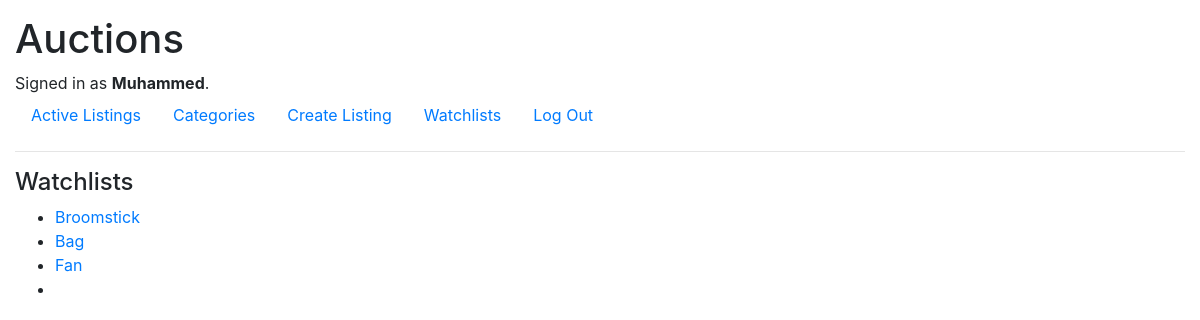
Screenshot of /watchlist (signed in) with the database file from the repository.
### auctions/models.py (models this page shows, shortened)
class User(AbstractUser):
    pass

class Auction(models.Model):
    title = models.CharField(max_length=30)
    description = models.CharField(max_length=100)
    current_price = models.DecimalField(max_digits=10, decimal_places=2)
    photo_url = models.SlugField(max_length=500, blank=True)
    category = models.CharField(max_length=20, blank=True)
    owner = models.ForeignKey(User, on_delete=models.CASCADE, related_name="listings")
    active = models.BooleanField()
    created_on = models.DateTimeField()

### auctions/views.py (the view)
# urls.py: path("watchlist", views.watchlist, name="watchlist"),
@login_required(login_url="auctions/login.html")
def watchlist(request):
    user = User.objects.filter(username=request.user.username).first()
    listings = user.watchlists.all()
    items = []
    for x in listings:
        items.append(Auction.objects.filter(pk=x.list_id).first())
    return render(request, "auctions/watchlist.html",{
        "items": items
    })

### auctions/templates/auctions/watchlist.html
{% extends "auctions/layout.html" %}
{% block body %}
<div>
    <h4>Watchlists</h4>
    <ul>
        {% if items %}
        {% for item in items %}
        <li>
            <a href="{% url 'listing' item.id %}">{{ item.title }}</a>
        </li>
        {% endfor %}
        {% else %}
        <p>No item in your watchlist</p>
        {% endif %}
    </ul>
</div>
{% endblock %}

### auctions/templates/auctions/layout.html (shortened to what this page needs)
{% load static %}
<!DOCTYPE html>
<html lang="en">
    <head>
        <link rel="stylesheet" href="https://stackpath.bootstrapcdn.com/bootstrap/4.4.1/css/bootstrap.min.css">
        <link href="{% static 'auctions/styles.css' %}" rel="stylesheet">
    </head>
    <body>
        <h1>Auctions</h1>
        <div>
            {% if user.is_authenticated %}
                Signed in as <strong>{{ user.username }}</strong>.
            {% else %}
                Not signed in.
            {% endif %}
        </div>
        <ul class="nav">
            <li class="nav-item">
                <a class="nav-link" href="{% url 'index' %}">Active Listings</a>
            </li>
            <li class="nav-item">
                <a class="nav-link" href="{% url 'categories' %}">Categories</a>
            </li>
            {% if user.is_authenticated %}
            <li class="nav-item">
                <a class="nav-link" href="{% url 'create' %}">Create Listing</a>
            </li>
            <li class="nav-item">
                <a class="nav-link" href="{% url 'watchlist' %}">Watchlists</a>
            </li>
            <li class="nav-item">
                <a class="nav-link" href="{% url 'logout' %}">Log Out</a>
            </li>
            {% endif %}
        </ul>
        <hr>
        {% block body %}
        {% endblock %}
    </body>
</html>

### auctions/static/auctions/styles.css (style rules this page uses)
body { padding: 10px; margin: 5px; }

### rows the page displays
User: username "Muhammed"
Auction: title "Broomstick"
Auction: title "Bag"
Auction: title "Fan"
